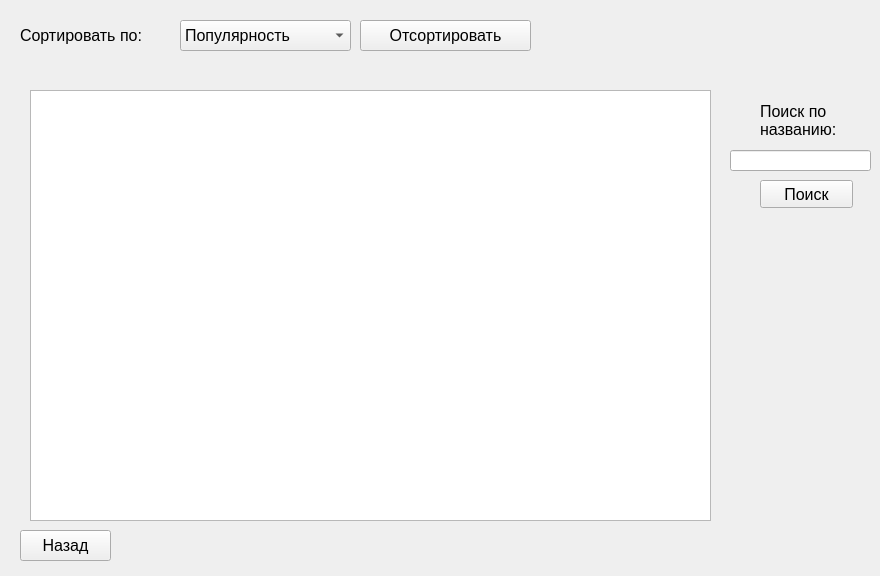
<?xml version="1.0" encoding="UTF-8"?>
<ui version="4.0">
 <class>Form</class>
 <widget class="QWidget" name="Form">
  <property name="geometry">
   <rect>
    <x>0</x>
    <y>0</y>
    <width>880</width>
    <height>576</height>
   </rect>
  </property>
  <property name="windowTitle">
   <string>Form</string>
  </property>
  <widget class="QTableWidget" name="tableWidget">
   <property name="geometry">
    <rect>
     <x>30</x>
     <y>90</y>
     <width>681</width>
     <height>431</height>
    </rect>
   </property>
   <property name="font">
    <font>
     <pointsize>12</pointsize>
    </font>
   </property>
   <property name="sizeAdjustPolicy">
    <enum>QAbstractScrollArea::AdjustIgnored</enum>
   </property>
   <property name="editTriggers">
    <set>QAbstractItemView::NoEditTriggers</set>
   </property>
  </widget>
  <widget class="QPushButton" name="backbtn">
   <property name="geometry">
    <rect>
     <x>20</x>
     <y>530</y>
     <width>91</width>
     <height>31</height>
    </rect>
   </property>
   <property name="font">
    <font>
     <pointsize>12</pointsize>
    </font>
   </property>
   <property name="text">
    <string>Назад</string>
   </property>
  </widget>
  <widget class="QComboBox" name="sortby">
   <property name="geometry">
    <rect>
     <x>180</x>
     <y>20</y>
     <width>171</width>
     <height>31</height>
    </rect>
   </property>
   <property name="font">
    <font>
     <pointsize>12</pointsize>
    </font>
   </property>
   <item>
    <property name="text">
     <string>Популярность</string>
    </property>
   </item>
   <item>
    <property name="text">
     <string>Название</string>
    </property>
   </item>
   <item>
    <property name="text">
     <string>Дата создания</string>
    </property>
   </item>
  </widget>
  <widget class="QLabel" name="label">
   <property name="geometry">
    <rect>
     <x>20</x>
     <y>20</y>
     <width>171</width>
     <height>31</height>
    </rect>
   </property>
   <property name="font">
    <font>
     <pointsize>12</pointsize>
    </font>
   </property>
   <property name="text">
    <string>Сортировать по:</string>
   </property>
  </widget>
  <widget class="QPushButton" name="sort">
   <property name="geometry">
    <rect>
     <x>360</x>
     <y>20</y>
     <width>171</width>
     <height>31</height>
    </rect>
   </property>
   <property name="font">
    <font>
     <pointsize>12</pointsize>
    </font>
   </property>
   <property name="text">
    <string>Отсортировать</string>
   </property>
  </widget>
  <widget class="QLabel" name="label_2">
   <property name="geometry">
    <rect>
     <x>760</x>
     <y>80</y>
     <width>101</width>
     <height>81</height>
    </rect>
   </property>
   <property name="font">
    <font>
     <pointsize>12</pointsize>
    </font>
   </property>
   <property name="layoutDirection">
    <enum>Qt::RightToLeft</enum>
   </property>
   <property name="text">
    <string>Поиск по названию:</string>
   </property>
   <property name="wordWrap">
    <bool>true</bool>
   </property>
  </widget>
  <widget class="QLineEdit" name="name_query">
   <property name="geometry">
    <rect>
     <x>730</x>
     <y>150</y>
     <width>141</width>
     <height>21</height>
    </rect>
   </property>
  </widget>
  <widget class="QPushButton" name="search">
   <property name="geometry">
    <rect>
     <x>760</x>
     <y>180</y>
     <width>93</width>
     <height>28</height>
    </rect>
   </property>
   <property name="font">
    <font>
     <pointsize>12</pointsize>
    </font>
   </property>
   <property name="text">
    <string>Поиск</string>
   </property>
  </widget>
  <widget class="QLabel" name="statusbar">
   <property name="geometry">
    <rect>
     <x>760</x>
     <y>290</y>
     <width>81</width>
     <height>71</height>
    </rect>
   </property>
   <property name="palette">
    <palette>
     <active>
      <colorrole role="WindowText">
       <brush brushstyle="SolidPattern">
        <color alpha="255">
         <red>255</red>
         <green>0</green>
         <blue>0</blue>
        </color>
       </brush>
      </colorrole>
     </active>
     <inactive>
      <colorrole role="WindowText">
       <brush brushstyle="SolidPattern">
        <color alpha="255">
         <red>255</red>
         <green>0</green>
         <blue>0</blue>
        </color>
       </brush>
      </colorrole>
     </inactive>
     <disabled>
      <colorrole role="WindowText">
       <brush brushstyle="SolidPattern">
        <color alpha="255">
         <red>120</red>
         <green>120</green>
         <blue>120</blue>
        </color>
       </brush>
      </colorrole>
     </disabled>
    </palette>
   </property>
   <property name="text">
    <string/>
   </property>
   <property name="alignment">
    <set>Qt::AlignCenter</set>
   </property>
   <property name="wordWrap">
    <bool>true</bool>
   </property>
  </widget>
 </widget>
 <resources/>
 <connections/>
</ui>
